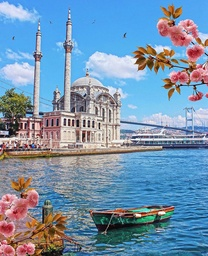
#> input picture resim.jpg, 208 x 256 px, shrunk from 700 x 863 before the run
$ python compass_algorithm.py
#> lines starting #> are read from the running program, lines starting #| are printed output that depends on the picture
import numpy as np
from PIL import Image

resim=np.array(Image.open("resim.jpg")).astype(np.uint8)
#> resim is the input picture: shape (256, 208, 3); mean R, G, B 118.6, 147.4, 173.8
griResim=np.around(0.299*resim[:,:,0]+
                   0.587*resim[:,:,1]+
                   0.114*resim[:,:,2]).astype(np.uint8)
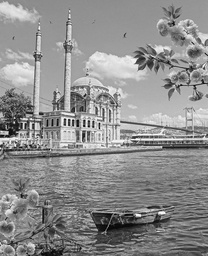
#> griResim: shape (256, 208); min 1, max 254, mean 141.8
height,width=griResim.shape
#> height = 256; width = 208

g0=np.array([[-1,-1,-1],[1,-2,1],[1,1,1]])
g45=np.array([[-1,-1,1],[-1,-2,1],[1,1,1]])
g90=np.array([[-1,1,1],[-1,-2,1],[-1,1,1]])
g135=np.array([[1,1,1],[-1,-2,1],[-1,-1,1]])
g180=np.array([[1,1,1],[1,-2,1],[-1,-1,-1]])
g225=np.array([[1,1,1],[1,-2,-1],[1,-1,-1]])
g270=np.array([[1,1,-1],[1,-2,-1],[1,1,-1]])
g315=np.array([[1,-1,-1],[1,-2,-1],[1,1,1]])

yeniResim=np.zeros((height,width))

for i in range(1, height-1):
    for j in range(1, width-1):
        g0Deger =   (g0[0,0] * griResim[i-1,j-1]) + \
                    (g0[0,1] * griResim[i-1,j]) + \
                    (g0[0,2] * griResim[i-1,j+1]) + \
                    (g0[1,0] * griResim[i,j-1]) + \
                    (g0[1,1] * griResim[i,j]) + \
                    (g0[1,2] * griResim[i,j+1]) + \
                    (g0[2,0] * griResim[i+1,j-1]) + \
                    (g0[2,1] * griResim[i+1,j]) + \
                    (g0[2,2] * griResim[i+1,j+1])
        g45Deger =  (g45[0,0] * griResim[i-1,j-1]) + \
                    (g45[0,1] * griResim[i-1,j]) + \
                    (g45[0,2] * griResim[i-1,j+1]) + \
                    (g45[1,0] * griResim[i,j-1]) + \
                    (g45[1,1] * griResim[i,j]) + \
                    (g45[1,2] * griResim[i,j+1]) + \
                    (g45[2,0] * griResim[i+1,j-1]) + \
                    (g45[2,1] * griResim[i+1,j]) + \
                    (g45[2,2] * griResim[i+1,j+1])
        g90Deger =  (g90[0, 0] * griResim[i - 1, j - 1]) + \
                    (g90[0, 1] * griResim[i - 1, j]) + \
                    (g90[0, 2] * griResim[i - 1, j + 1]) + \
                    (g90[1, 0] * griResim[i, j - 1]) + \
                    (g90[1, 1] * griResim[i, j]) + \
                    (g90[1, 2] * griResim[i, j + 1]) + \
                    (g90[2, 0] * griResim[i + 1, j - 1]) + \
                    (g90[2, 1] * griResim[i + 1, j]) + \
                    (g90[2, 2] * griResim[i + 1, j + 1])
        g135Deger = (g135[0, 0] * griResim[i - 1, j - 1]) + \
                    (g135[0, 1] * griResim[i - 1, j]) + \
                    (g135[0, 2] * griResim[i - 1, j + 1]) + \
                    (g135[1, 0] * griResim[i, j - 1]) + \
                    (g135[1, 1] * griResim[i, j]) + \
                    (g135[1, 2] * griResim[i, j + 1]) + \
                    (g135[2, 0] * griResim[i + 1, j - 1]) + \
                    (g135[2, 1] * griResim[i + 1, j]) + \
                    (g135[2, 2] * griResim[i + 1, j + 1])
        g180Deger = (g180[0, 0] * griResim[i - 1, j - 1]) + \
                    (g180[0, 1] * griResim[i - 1, j]) + \
                    (g180[0, 2] * griResim[i - 1, j + 1]) + \
                    (g180[1, 0] * griResim[i, j - 1]) + \
                    (g180[1, 1] * griResim[i, j]) + \
                    (g180[1, 2] * griResim[i, j + 1]) + \
                    (g180[2, 0] * griResim[i + 1, j - 1]) + \
                    (g180[2, 1] * griResim[i + 1, j]) + \
                    (g180[2, 2] * griResim[i + 1, j + 1])
        g225Deger = (g225[0, 0] * griResim[i - 1, j - 1]) + \
                    (g225[0, 1] * griResim[i - 1, j]) + \
                    (g225[0, 2] * griResim[i - 1, j + 1]) + \
                    (g225[1, 0] * griResim[i, j - 1]) + \
                    (g225[1, 1] * griResim[i, j]) + \
                    (g225[1, 2] * griResim[i, j + 1]) + \
                    (g225[2, 0] * griResim[i + 1, j - 1]) + \
                    (g225[2, 1] * griResim[i + 1, j]) + \
                    (g225[2, 2] * griResim[i + 1, j + 1])
        g270Deger = (g270[0, 0] * griResim[i - 1, j - 1]) + \
                    (g270[0, 1] * griResim[i - 1, j]) + \
                    (g270[0, 2] * griResim[i - 1, j + 1]) + \
                    (g270[1, 0] * griResim[i, j - 1]) + \
                    (g270[1, 1] * griResim[i, j]) + \
                    (g270[1, 2] * griResim[i, j + 1]) + \
                    (g270[2, 0] * griResim[i + 1, j - 1]) + \
                    (g270[2, 1] * griResim[i + 1, j]) + \
                    (g270[2, 2] * griResim[i + 1, j + 1])
        g315Deger = (g315[0, 0] * griResim[i - 1, j - 1]) + \
                    (g315[0, 1] * griResim[i - 1, j]) + \
                    (g315[0, 2] * griResim[i - 1, j + 1]) + \
                    (g315[1, 0] * griResim[i, j - 1]) + \
                    (g315[1, 1] * griResim[i, j]) + \
                    (g315[1, 2] * griResim[i, j + 1]) + \
                    (g315[2, 0] * griResim[i + 1, j - 1]) + \
                    (g315[2, 1] * griResim[i + 1, j]) + \
                    (g315[2, 2] * griResim[i + 1, j + 1])
        dizim=[g0Deger,g45Deger,g90Deger,g135Deger,g180Deger,g225Deger,g270Deger,g315Deger]
        buyukluk=0
        for k in range(8):
            if(dizim[k]>buyukluk):
                buyukluk=dizim[k]
                yeniResim[i - 1, j - 1] = buyukluk
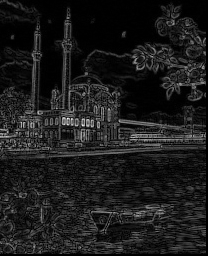
#> yeniResim: shape (256, 208) float64; min 0, max 883, mean 97.6; drawn with min black and max white

Image.fromarray(resim).show()
Image.fromarray(yeniResim).show()
